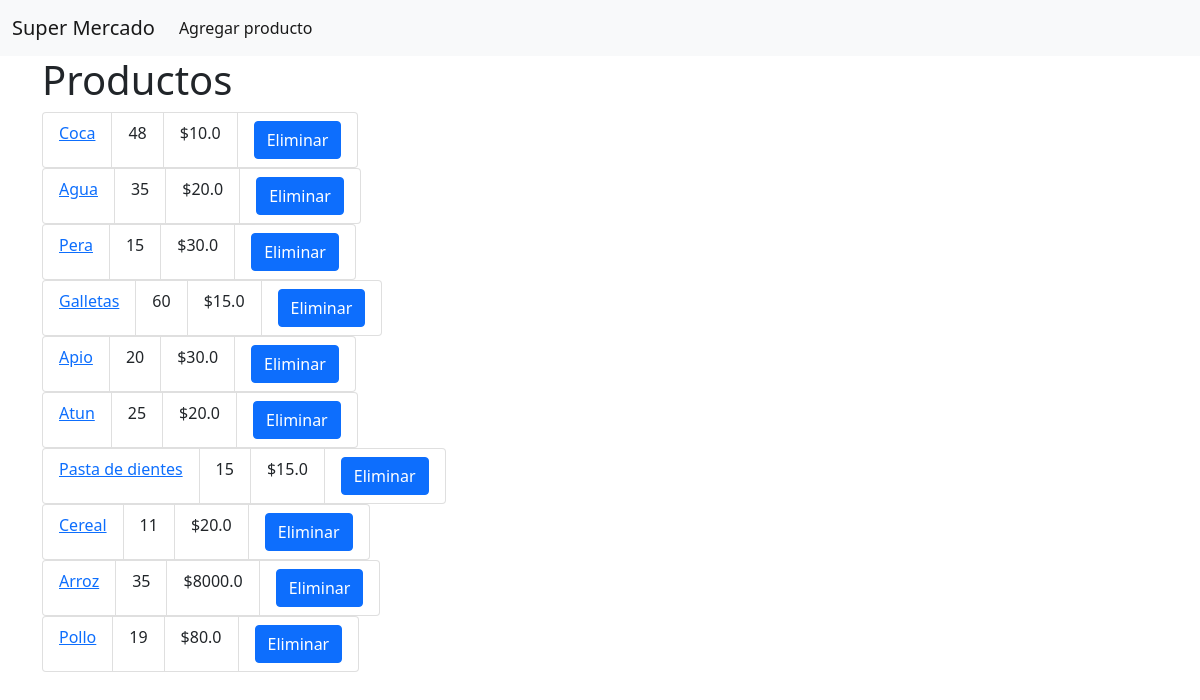
Page /data on the earlier database version.
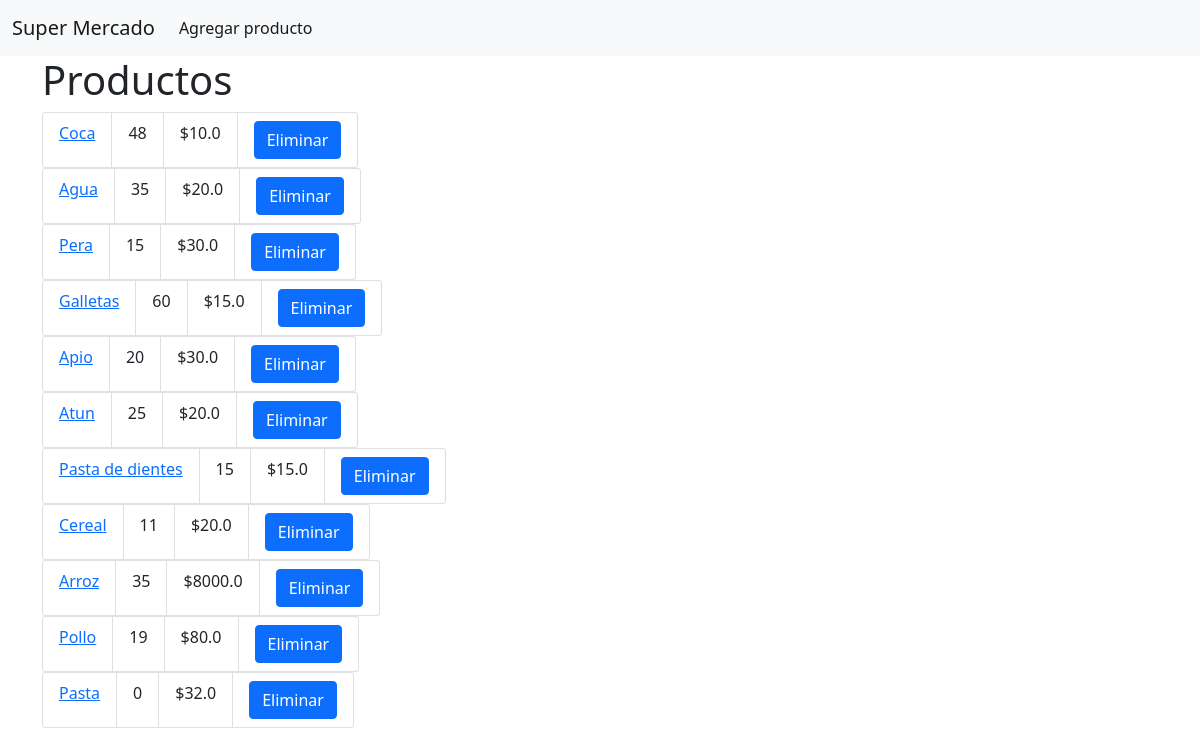
Same page on the later database version.
### models.py (models this page shows, shortened)
class ProductModel(db.Model):
  __tablename__ = "products"
  id = db.Column(db.Integer, primary_key=True)
  stock = db.Column(db.Integer())
  nombre_producto = db.Column(db.String())
  precio = db.Column(db.Float())

### main.py (the view)
@app.route('/data')
def getProducts():
  productos = ProductModel.query.all()
  return render_template('products.html', productos=productos)

### templates/products.html (shortened to what this page needs)
<!doctype html>
<html lang="en">
<head>
    <link href="https://cdn.jsdelivr.net/npm/bootstrap@5.1.3/dist/css/bootstrap.min.css" rel="stylesheet"
>
</head>
<body>
<nav class="navbar navbar-expand-lg navbar-light bg-light">
  <div class="container-fluid">
    <a class="navbar-brand" href="/data">Super Mercado</a>
             <div class="collapse navbar-collapse" id="navbarSupportedContent">
      <ul class="navbar-nav me-auto mb-2 mb-lg-0">
        <li class="nav-item">
          <a class="nav-link active" aria-current="page" href="/data/create">Agregar producto</a>
        </li>
      </ul>
    </div>
  </div>
</nav>
    <div class="container">
        <h1>Productos</h1>
            {% for producto in productos%}
            <ul class="list-group list-group-horizontal">
                <li class="list-group-item">
                  <a href="data/{{producto.id}}">{{producto.nombre_producto}}
                  </a>
                  </li>
                <li class="list-group-item">{{producto.stock}}</li>
                <li class="list-group-item">${{producto.precio}}</li>
                <li class="list-group-item"><a class="btn btn-primary" href="data/{{producto.id}}/delete" role="button">Eliminar</a>  </li>
            </ul>
            {% endfor %}
        </div>
</body>
</html>

Differences in the rows shown:
added ProductModel: nombre_producto "Pasta", stock "0", precio "32.0"
